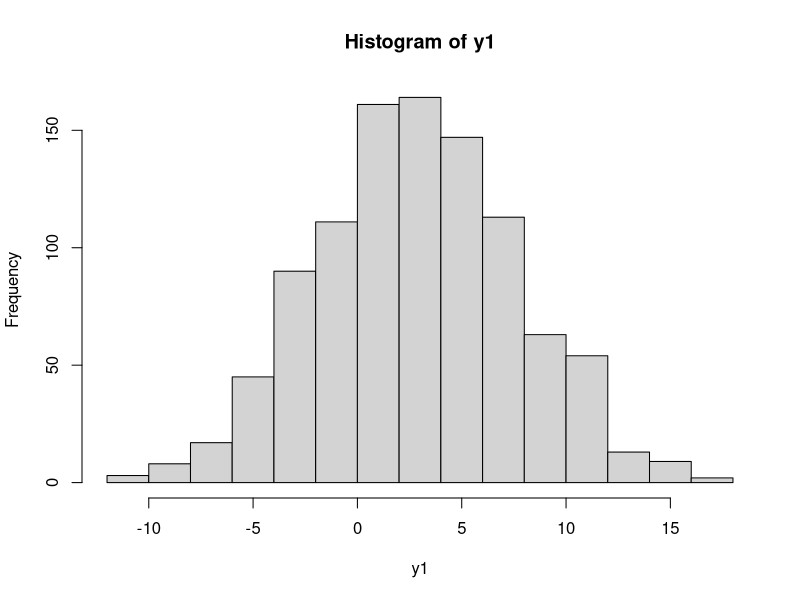
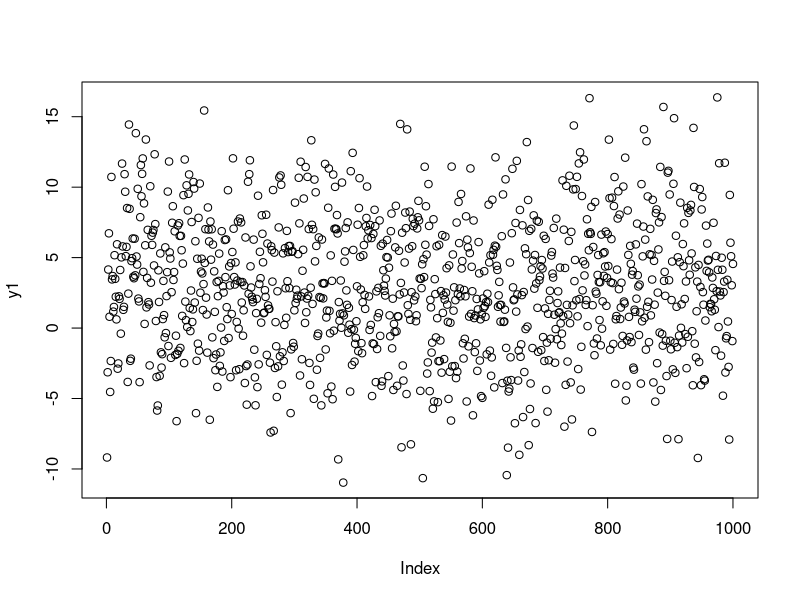
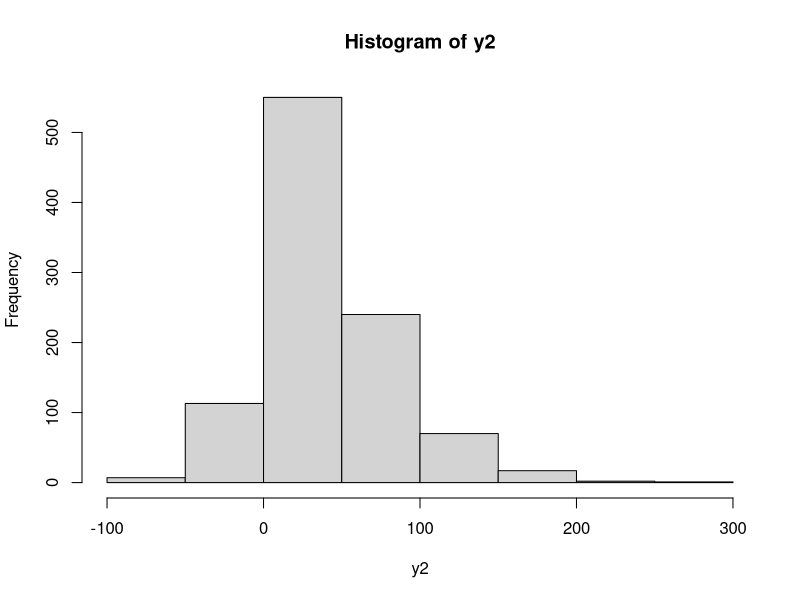
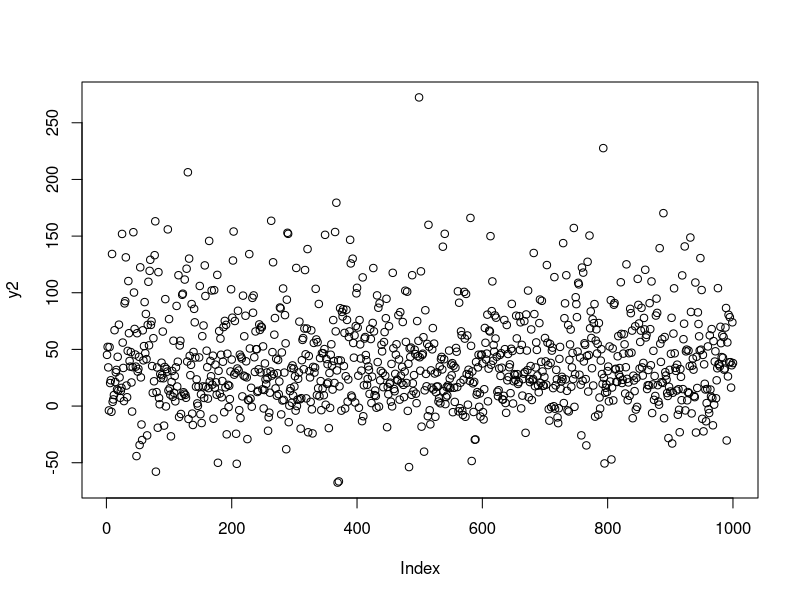
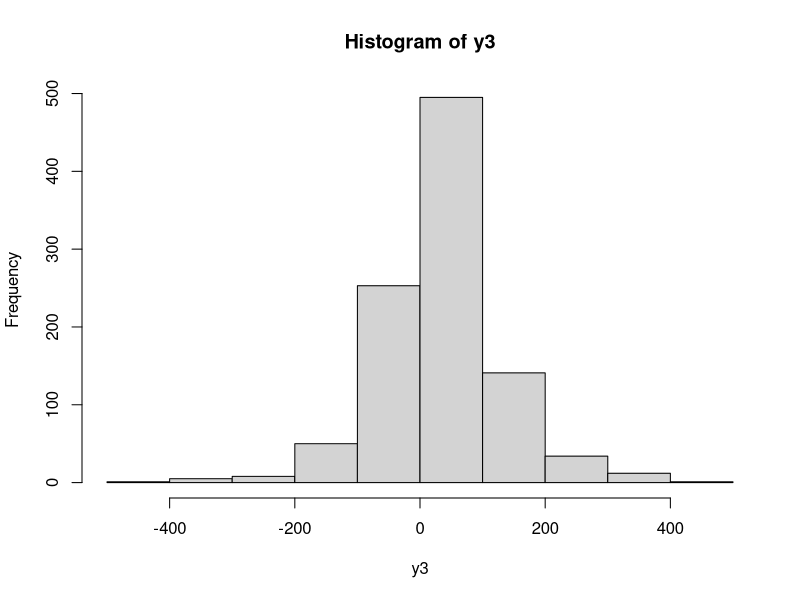
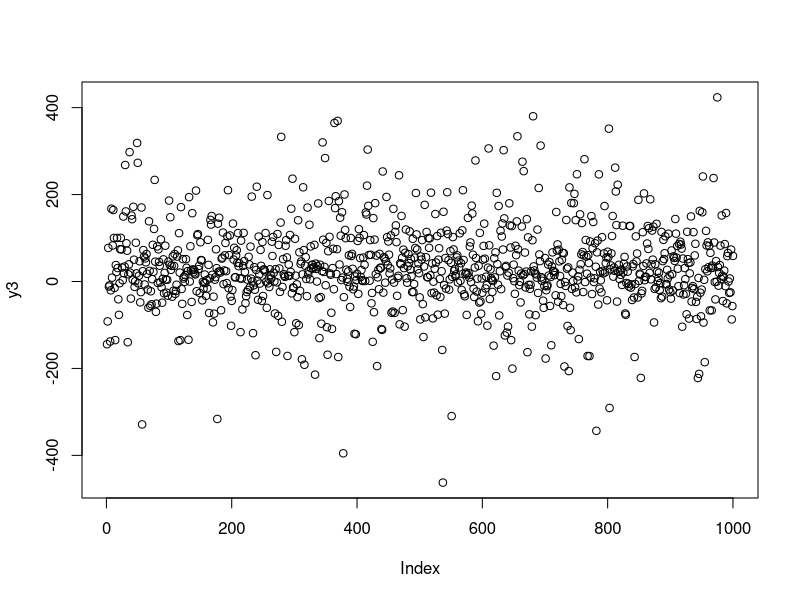

Reproduce these figures in R, in order.
## ---- chunk 1
# Packages used:
library(tidyverse)

# Seed
set.seed(1456)

# Predictor Variables
x1 <- rnorm(1000, rnorm(1, 0, 5), rnorm(1, 2, 0.25))
x2 <- rnorm(1000, rnorm(1, 0, 5), rnorm(1, 2, 0.25))
x3 <- rnorm(1000, rnorm(1, 0, 5), rnorm(1, 2, 0.25))
x4 <- rnorm(1000, rnorm(1, 0, 5), rnorm(1, 2, 0.25))
x5 <- rnorm(1000, rnorm(1, 0, 5), rnorm(1, 2, 0.25))
x6 <- rnorm(1000, rnorm(1, 0, 5), rnorm(1, 2, 0.25))
x7 <- rnorm(1000, rnorm(1, 0, 5), rnorm(1, 2, 0.25))
x8 <- rnorm(1000, rnorm(1, 0, 5), rnorm(1, 2, 0.25))
x9 <- rnorm(1000, rnorm(1, 0, 5), rnorm(1, 2, 0.25))
x10 <- rnorm(1000, rnorm(1, 0, 5), rnorm(1, 2, 0.25))

# Predicted Variables
y1 <- x1 + x2 + x6 + x7 - x5 - x8
hist(y1)
plot(y1)

y2 <- x1^2 + 0.5*x5^2 + 2*x6^2 - 1.5*x9^2 - 2*x10^2
hist(y2)
plot(y2)

y3 <- (0.5*x1^3 - 0.25*x1^2 + .2*x1 - 1.5*x2^3 + 1.2*x2^2 - 1.5*x2 + x7^3 - x7^2 + 0.35*x7 + 15)
hist(y3)
plot(y3)

# Data Frame
df <- data.frame(x1, x2, x3, x4, x5, x6, x7, x8, x9, x10, y1, y2, y3)
df <- df %>% mutate(id = row_number())

round(as.matrix(cor(df[1:10])), 4)

round(cor(df[1:10]), 4)


# Test and Training Sets
train <- sample_n(df, 800)
test <- anti_join(df, train, by = 'id')

glimpse(test)
glimpse(train)
